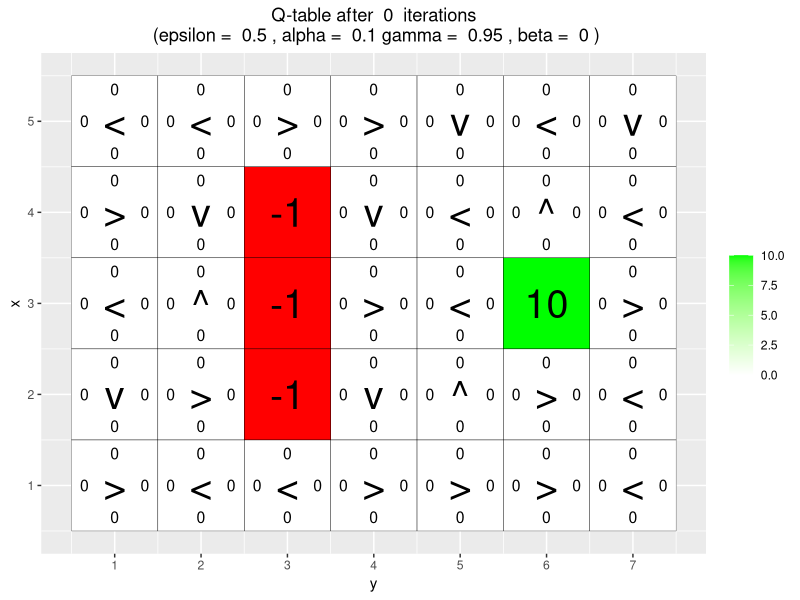
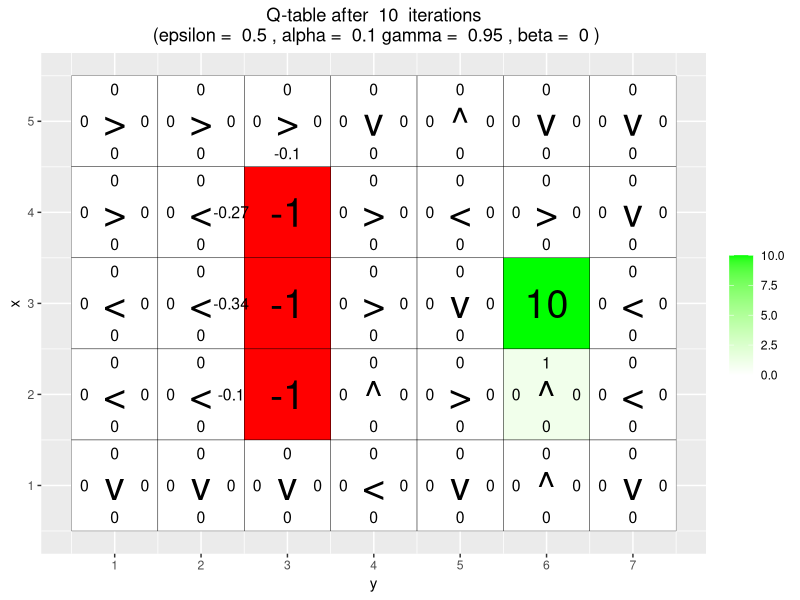
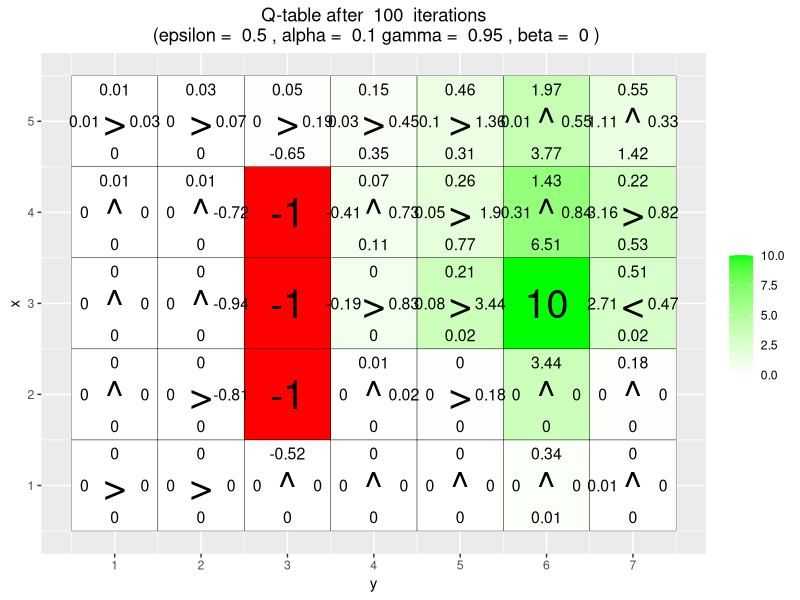
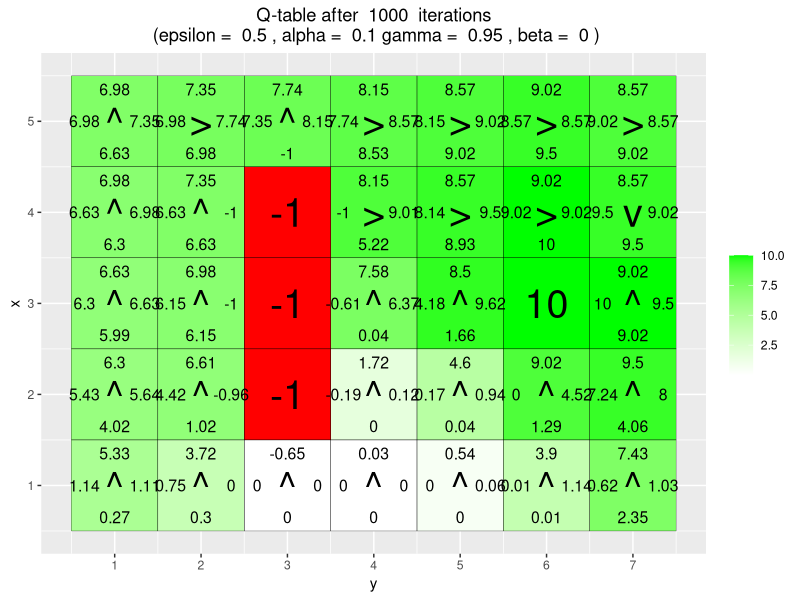
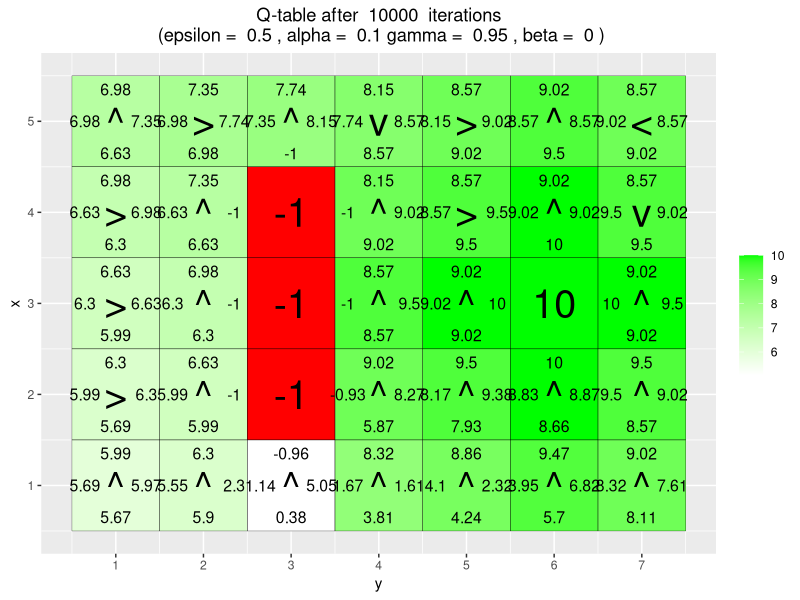
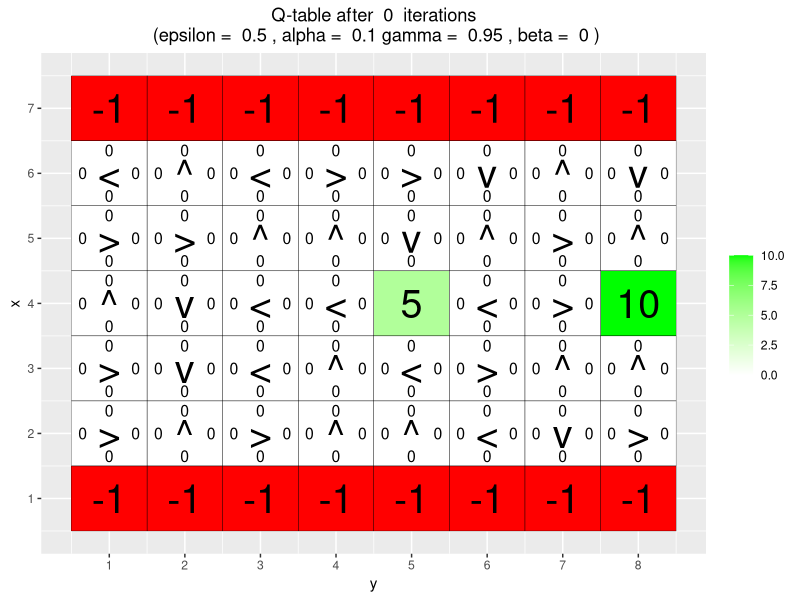
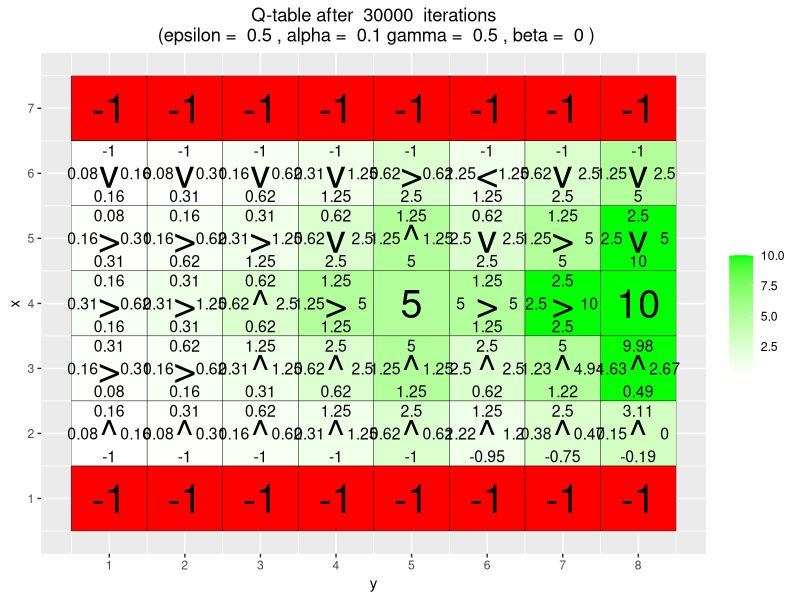
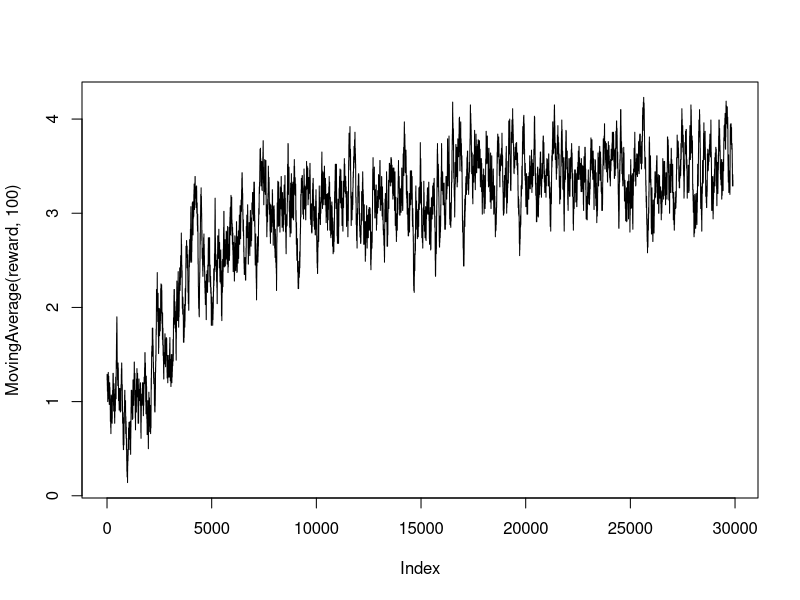

Recreate these plots in R, in order. (Note: a time limit stopped this script after it produced the figures.)
## ---- chunk 1
knitr::opts_chunk$set(echo = TRUE, message = FALSE, warning=FALSE, fig.width = 5, fig.height = 3, fig.align = 'center')

## ---- chunk 2
# install.packages("ggplot2")
# install.packages("vctrs")
library(knitr)
library(ggplot2)
## ---- chunk 3
# given code 
arrows <- c("^", ">", "v", "<")
action_deltas <- list(c(1,0), # up
                      c(0,1), # right
                      c(-1,0), # down
                      c(0,-1)) # left


vis_environment <- function(iterations=0, epsilon = 0.5, alpha = 0.1, gamma = 0.95, beta = 0){
  
  # Visualize an environment with rewards. 
  # Q-values for all actions are displayed on the edges of each tile.
  # The (greedy) policy for each state is also displayed.
  # 
  # Args:
  #   iterations, epsilon, alpha, gamma, beta (optional): for the figure title.
  #   reward_map (global variable): a HxW array containing the reward given at each state.
  #   q_table (global variable): a HxWx4 array containing Q-values for each state-action pair.
  #   H, W (global variables): environment dimensions.
  
  df <- expand.grid(x=1:H,y=1:W)
  foo <- mapply(function(x,y) ifelse(reward_map[x,y] == 0,q_table[x,y,1],NA),df$x,df$y)
  df$val1 <- as.vector(round(foo, 2))
  foo <- mapply(function(x,y) ifelse(reward_map[x,y] == 0,q_table[x,y,2],NA),df$x,df$y)
  df$val2 <- as.vector(round(foo, 2))
  foo <- mapply(function(x,y) ifelse(reward_map[x,y] == 0,q_table[x,y,3],NA),df$x,df$y)
  df$val3 <- as.vector(round(foo, 2))
  foo <- mapply(function(x,y) ifelse(reward_map[x,y] == 0,q_table[x,y,4],NA),df$x,df$y)
  df$val4 <- as.vector(round(foo, 2))
  foo <- mapply(function(x,y) 
    ifelse(reward_map[x,y] == 0,arrows[GreedyPolicy(x,y)],reward_map[x,y]),df$x,df$y)
  df$val5 <- as.vector(foo)
  foo <- mapply(function(x,y) ifelse(reward_map[x,y] == 0,max(q_table[x,y,]),
                                     ifelse(reward_map[x,y]<0,NA,reward_map[x,y])),df$x,df$y)
  df$val6 <- as.vector(foo)
  
  print(ggplot(df,aes(x = y,y = x)) +
          scale_fill_gradient(low = "white", high = "green", na.value = "red", name = "") +
          geom_tile(aes(fill=val6)) +
          geom_text(aes(label = val1),size = 4,nudge_y = .35,na.rm = TRUE) +
          geom_text(aes(label = val2),size = 4,nudge_x = .35,na.rm = TRUE) +
          geom_text(aes(label = val3),size = 4,nudge_y = -.35,na.rm = TRUE) +
          geom_text(aes(label = val4),size = 4,nudge_x = -.35,na.rm = TRUE) +
          geom_text(aes(label = val5),size = 10) +
          geom_tile(fill = 'transparent', colour = 'black') + 
          ggtitle(paste("Q-table after ",iterations," iterations\n",
                        "(epsilon = ",epsilon,", alpha = ",alpha,"gamma = ",gamma,", beta = ",beta,")")) +
          theme(plot.title = element_text(hjust = 0.5)) +
          scale_x_continuous(breaks = c(1:W),labels = c(1:W)) +
          scale_y_continuous(breaks = c(1:H),labels = c(1:H)))
  
}


transition_model <- function(x, y, action, beta){
  
  # Computes the new state after given action is taken. The agent will follow the action 
  # with probability (1-beta) and slip to the right or left with probability beta/2 each.
  # 
  # Args:
  #   x, y: state coordinates.
  #   action: which action the agent takes (in {1,2,3,4}).
  #   beta: probability of the agent slipping to the side when trying to move.
  #   H, W (global variables): environment dimensions.
  # 
  # Returns:
  #   The new state after the action has been taken.
  
  delta <- sample(-1:1, size = 1, prob = c(0.5*beta,1-beta,0.5*beta))
  final_action <- ((action + delta + 3) %% 4) + 1
  foo <- c(x,y) + unlist(action_deltas[final_action])
  foo <- pmax(c(1,1),pmin(foo,c(H,W)))
  
  return (foo)
}


## ---- chunk 4
# greedy function
GreedyPolicy <- function(x, y){
  
  # Get a greedy action for state (x,y) from q_table.
  #
  # Args:
  #   x, y: state coordinates.
  #   q_table (global variable): a HxWx4 array containing Q-values for each state-action pair.
  # 
  # Returns:
  #   An action, i.e. integer in {1,2,3,4}.
  
  # Your code here.
  max_actions <- which(q_table[x,y,]==max(q_table[x,y,])) # picking out all max values
  sample(max_actions,1) # Random if two actions are equally good in the table
}

# Epsilon greedy function
EpsilonGreedyPolicy <- function(x, y, epsilon){
  
  # Get an epsilon-greedy action for state (x,y) from q_table.
  #
  # Args:
  #   x, y: state coordinates.
  #   epsilon: probability of acting randomly.
  # 
  # Returns:
  #   An action, i.e. integer in {1,2,3,4}.
  
  # Your code here.
  if (runif(1)> 1-epsilon){
    GreedyPolicy(x,y) # best known action
  }
  else{
    sample(c(1,2,3,4),1) # random action
  }
  
}
## ---- chunk 5



q_learning <- function(start_state, epsilon = 0.5, alpha = 0.1, gamma = 0.95, 
                       beta = 0){
  
  # Perform one episode of Q-learning. The agent should move around in the 
  # environment using the given transition model and update the Q-table.
  # The episode ends when the agent reaches a terminal state.
  # 
  # Args:
  #   start_state: array with two entries, describing the starting position of the agent.
  #   epsilon (optional): probability of acting randomly.
  #   alpha (optional): learning rate.
  #   gamma (optional): discount factor.
  #   beta (optional): slipping factor.
  #   reward_map (global variable): a HxW array containing the reward given at each state.
  #   q_table (global variable): a HxWx4 array containing Q-values for each state-action pair.
  # 
  # Returns:
  #   reward: reward received in the episode.
  #   correction: sum of the temporal difference correction terms over the episode.
  #   q_table (global variable): Recall that R passes arguments by value. So, q_table being
  #   a global variable can be modified with the superassigment operator <<-.
  
  # Your code here.

  x <- start_state[1]
  y <- start_state[2]
  episode_correction <- c()
  repeat{
    # Follow policy, execute action, get reward.
    
    action <-  EpsilonGreedyPolicy(x,y,epsilon)
    new_pos <- transition_model(x,y,action,beta)
    reward <- reward_map[new_pos[1], new_pos[2]]
    
    

    # correction
    corr <-(alpha*(reward + gamma *max(q_table[new_pos[1],new_pos[2],])-q_table[x,y,action] ))
    # Q-table update.
    q_table[x,y,action] <<- q_table[x,y,action] + corr
    # sum of corrections
    episode_correction <- c(episode_correction , corr)
    x <- new_pos[1]
    y <- new_pos[2]
    
    if(reward!=0)
      # End episode.
      return (c(reward,sum(episode_correction)))
  }
  
}




## ---- chunk 6
# Environment A (learning)
set.seed(12345)
H <- 5
W <- 7

reward_map <- matrix(0, nrow = H, ncol = W)
reward_map[3,6] <- 10
reward_map[2:4,3] <- -1

q_table <- array(0,dim = c(H,W,4))

vis_environment()

for(i in 1:10000){
  foo <- q_learning(start_state = c(3,1))
  
  if(any(i==c(10,100,1000,10000)))
    vis_environment(i)
}

## ---- chunk 7
# Environment B (the effect of epsilon and gamma)

H <- 7
W <- 8

reward_map <- matrix(0, nrow = H, ncol = W)
reward_map[1,] <- -1
reward_map[7,] <- -1
reward_map[4,5] <- 5
reward_map[4,8] <- 10

q_table <- array(0,dim = c(H,W,4))

vis_environment()

MovingAverage <- function(x, n){
  
  cx <- c(0,cumsum(x))
  rsum <- (cx[(n+1):length(cx)] - cx[1:(length(cx) - n)]) / n
  
  return (rsum)
}

for(j in c(0.5,0.75,0.95)){
  q_table <- array(0,dim = c(H,W,4))
  reward <- NULL
  correction <- NULL
  
  for(i in 1:30000){
    foo <- q_learning(gamma = j, start_state = c(4,1))
    reward <- c(reward,foo[1])
    correction <- c(correction,foo[2])
  }
  
  vis_environment(i, gamma = j)
  plot(MovingAverage(reward,100),type = "l")
  plot(MovingAverage(correction,100),type = "l")
}

for(j in c(0.5,0.75,0.95)){
  q_table <- array(0,dim = c(H,W,4))
  reward <- NULL
  correction <- NULL
  
  for(i in 1:30000){
    foo <- q_learning(epsilon = 0.1, gamma = j, start_state = c(4,1))
    reward <- c(reward,foo[1])
    correction <- c(correction,foo[2])
  }
  
  vis_environment(i, epsilon = 0.1, gamma = j)
  plot(MovingAverage(reward,100),type = "l")
  plot(MovingAverage(correction,100),type = "l")
}
## ---- chunk 8

# Environment C (the effect of beta).

H <- 3
W <- 6

reward_map <- matrix(0, nrow = H, ncol = W)
reward_map[1,2:5] <- -1
reward_map[1,6] <- 10

q_table <- array(0,dim = c(H,W,4))

vis_environment()

for(j in c(0,0.2,0.4,0.66)){
  q_table <- array(0,dim = c(H,W,4))
  
  for(i in 1:10000)
    foo <- q_learning(gamma = 0.6, beta = j, start_state = c(1,1))
  
  vis_environment(i, gamma = 0.6, beta = j)
}
